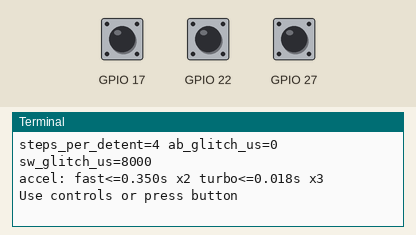
Simulated run of this program. Board: Raspberry Pi (BCM pin numbers). Parts: the last lines printed to the terminal. The test bench sets the inputs (shaded band); at power-on: GPIO 22 HIGH, GPIO 17 HIGH, GPIO 27 HIGH.

Above: at 1.2 s.
1.3 s: GPIO 22 pulled LOW for 0.15 s
At 1.44 s:
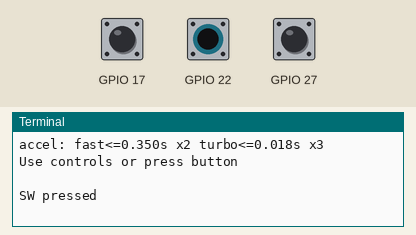
At 2.6 s:
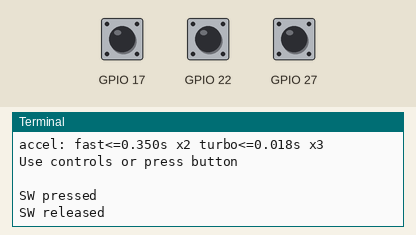

Measured:
- after the input at 1.3 s, the terminal: prints a new line at once (image 1)

The program:

encoder_test.py
```python
#!/usr/bin/env python3

import os
import pigpio
import time

CLK = int(os.environ.get("SHADOWBOX_ENCODER_CLK", "17"), 0)
DT = int(os.environ.get("SHADOWBOX_ENCODER_DT", "27"), 0)
SW = int(os.environ.get("SHADOWBOX_ENCODER_SW", "22"), 0)
BACK = int(os.environ.get("SHADOWBOX_BACK_BUTTON_PIN", "0"), 0)

STEPS_PER_DETENT = int(os.environ.get("SHADOWBOX_ENCODER_STEPS_PER_DETENT", "4"), 0)
AB_GLITCH_US = int(os.environ.get("SHADOWBOX_ENCODER_AB_GLITCH_US", "0"), 0)
SW_GLITCH_US = int(os.environ.get("SHADOWBOX_ENCODER_SW_GLITCH_US", "8000"), 0)
ACCEL_FAST_SECONDS = float(os.environ.get("SHADOWBOX_ENCODER_ACCEL_FAST_SECONDS", "0.35"))
ACCEL_FAST_MULTIPLIER = int(os.environ.get("SHADOWBOX_ENCODER_ACCEL_FAST_MULTIPLIER", "2"), 0)
ACCEL_TURBO_SECONDS = float(os.environ.get("SHADOWBOX_ENCODER_ACCEL_TURBO_SECONDS", "0.018"))
ACCEL_TURBO_MULTIPLIER = int(os.environ.get("SHADOWBOX_ENCODER_ACCEL_TURBO_MULTIPLIER", "3"), 0)

# quadrature decode table
TRANS = (
     0, -1, +1,  0,
    +1,  0,  0, -1,
    -1,  0,  0, +1,
     0, +1, -1,  0,
)

pi = pigpio.pi()

if not pi.connected:
    print("pigpio daemon not running")
    exit()

button_pins = [CLK, DT, SW]
if BACK > 0 and BACK not in button_pins:
    button_pins.append(BACK)

for pin in button_pins:
    pi.set_mode(pin, pigpio.INPUT)
    pi.set_pull_up_down(pin, pigpio.PUD_UP)

pi.set_glitch_filter(CLK, AB_GLITCH_US)
pi.set_glitch_filter(DT, AB_GLITCH_US)
pi.set_glitch_filter(SW, SW_GLITCH_US)
if BACK > 0:
    pi.set_glitch_filter(BACK, int(os.environ.get("SHADOWBOX_BACK_BUTTON_GLITCH_US", "0"), 0))


def read_ab():
    a = pi.read(CLK)
    b = pi.read(DT)
    return (a << 1) | b


state = read_ab()
accum = 0
last_detent_at = None


def on_ab(gpio, level, tick):
    global state, accum, last_detent_at

    if level == 2:
        return

    new = read_ab()
    move = TRANS[(state << 2) | new]

    state = new

    if move == 0:
        return

    accum += move

    if accum >= STEPS_PER_DETENT:
        accum -= STEPS_PER_DETENT
        now = time.monotonic()
        scale = 1
        if last_detent_at is not None:
            elapsed = now - last_detent_at
            if ACCEL_TURBO_SECONDS > 0 and elapsed <= ACCEL_TURBO_SECONDS:
                scale = ACCEL_TURBO_MULTIPLIER
            elif ACCEL_FAST_SECONDS > 0 and elapsed <= ACCEL_FAST_SECONDS:
                scale = ACCEL_FAST_MULTIPLIER
        last_detent_at = now
        print(f"CW +{scale}")

    elif accum <= -STEPS_PER_DETENT:
        accum += STEPS_PER_DETENT
        now = time.monotonic()
        scale = 1
        if last_detent_at is not None:
            elapsed = now - last_detent_at
            if ACCEL_TURBO_SECONDS > 0 and elapsed <= ACCEL_TURBO_SECONDS:
                scale = ACCEL_TURBO_MULTIPLIER
            elif ACCEL_FAST_SECONDS > 0 and elapsed <= ACCEL_FAST_SECONDS:
                scale = ACCEL_FAST_MULTIPLIER
        last_detent_at = now
        print(f"CCW -{scale}")


cb_a = pi.callback(CLK, pigpio.EITHER_EDGE, on_ab)
cb_b = pi.callback(DT, pigpio.EITHER_EDGE, on_ab)


last_sw = 1
last_back = 1

print("Encoder test running")
print(f"pins: clk={CLK} dt={DT} sw={SW} back={BACK if BACK > 0 else 'disabled'}")
print(f"steps_per_detent={STEPS_PER_DETENT} ab_glitch_us={AB_GLITCH_US} sw_glitch_us={SW_GLITCH_US}")
print(
    "accel:"
    f" fast<={ACCEL_FAST_SECONDS:.3f}s x{ACCEL_FAST_MULTIPLIER}"
    f" turbo<={ACCEL_TURBO_SECONDS:.3f}s x{ACCEL_TURBO_MULTIPLIER}"
)
print("Use controls or press button\n")

try:
    while True:

        sw = pi.read(SW)

        if sw != last_sw:
            last_sw = sw

            if sw == 0:
                print("SW pressed")
            else:
                print("SW released")

        if BACK > 0:
            back = pi.read(BACK)
            if back != last_back:
                last_back = back
                if back == 0:
                    print("BACK long_press")
                else:
                    print("BACK released")

        time.sleep(0.01)

except KeyboardInterrupt:
    pass

finally:
    cb_a.cancel()
    cb_b.cancel()
    pi.stop()
```
